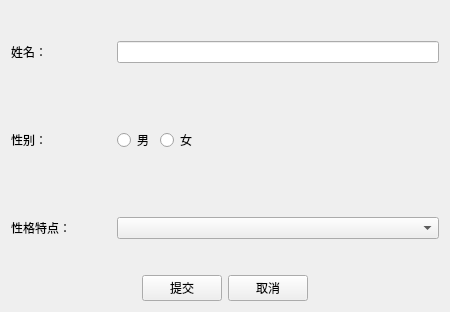
<?xml version="1.0" encoding="UTF-8"?>
<ui version="4.0">
 <class>UserInfoWindowExt</class>
 <widget class="QWidget" name="UserInfoWindowExt">
  <property name="geometry">
   <rect>
    <x>0</x>
    <y>0</y>
    <width>450</width>
    <height>312</height>
   </rect>
  </property>
  <property name="sizePolicy">
   <sizepolicy hsizetype="Expanding" vsizetype="Expanding">
    <horstretch>0</horstretch>
    <verstretch>0</verstretch>
   </sizepolicy>
  </property>
  <property name="windowTitle">
   <string>User information more</string>
  </property>
  <layout class="QVBoxLayout" name="verticalLayout">
   <item>
    <layout class="QHBoxLayout" name="horizontalLayout">
     <item>
      <widget class="QLabel" name="label">
       <property name="sizePolicy">
        <sizepolicy hsizetype="Fixed" vsizetype="Expanding">
         <horstretch>0</horstretch>
         <verstretch>0</verstretch>
        </sizepolicy>
       </property>
       <property name="minimumSize">
        <size>
         <width>100</width>
         <height>0</height>
        </size>
       </property>
       <property name="text">
        <string>姓名：</string>
       </property>
      </widget>
     </item>
     <item>
      <widget class="QLineEdit" name="lineEdit"/>
     </item>
    </layout>
   </item>
   <item>
    <layout class="QHBoxLayout" name="horizontalLayout_2">
     <item>
      <widget class="QLabel" name="label_2">
       <property name="sizePolicy">
        <sizepolicy hsizetype="Fixed" vsizetype="Expanding">
         <horstretch>0</horstretch>
         <verstretch>0</verstretch>
        </sizepolicy>
       </property>
       <property name="minimumSize">
        <size>
         <width>100</width>
         <height>0</height>
        </size>
       </property>
       <property name="text">
        <string>性别：</string>
       </property>
      </widget>
     </item>
     <item>
      <widget class="QRadioButton" name="radioButton">
       <property name="sizePolicy">
        <sizepolicy hsizetype="Fixed" vsizetype="Fixed">
         <horstretch>0</horstretch>
         <verstretch>0</verstretch>
        </sizepolicy>
       </property>
       <property name="text">
        <string>男</string>
       </property>
      </widget>
     </item>
     <item>
      <widget class="QRadioButton" name="radioButton_2">
       <property name="sizePolicy">
        <sizepolicy hsizetype="Fixed" vsizetype="Fixed">
         <horstretch>0</horstretch>
         <verstretch>0</verstretch>
        </sizepolicy>
       </property>
       <property name="text">
        <string>女</string>
       </property>
      </widget>
     </item>
     <item>
      <spacer name="horizontalSpacer">
       <property name="orientation">
        <enum>Qt::Horizontal</enum>
       </property>
       <property name="sizeHint" stdset="0">
        <size>
         <width>40</width>
         <height>20</height>
        </size>
       </property>
      </spacer>
     </item>
    </layout>
   </item>
   <item>
    <layout class="QHBoxLayout" name="horizontalLayout_3">
     <item>
      <widget class="QLabel" name="label_3">
       <property name="sizePolicy">
        <sizepolicy hsizetype="Fixed" vsizetype="Expanding">
         <horstretch>0</horstretch>
         <verstretch>0</verstretch>
        </sizepolicy>
       </property>
       <property name="minimumSize">
        <size>
         <width>100</width>
         <height>0</height>
        </size>
       </property>
       <property name="text">
        <string>性格特点：</string>
       </property>
      </widget>
     </item>
     <item>
      <widget class="QComboBox" name="comboBox">
       <property name="sizePolicy">
        <sizepolicy hsizetype="Expanding" vsizetype="Fixed">
         <horstretch>0</horstretch>
         <verstretch>0</verstretch>
        </sizepolicy>
       </property>
      </widget>
     </item>
    </layout>
   </item>
   <item>
    <layout class="QHBoxLayout" name="horizontalLayout_4">
     <item>
      <spacer name="horizontalSpacer_2">
       <property name="orientation">
        <enum>Qt::Horizontal</enum>
       </property>
       <property name="sizeHint" stdset="0">
        <size>
         <width>40</width>
         <height>20</height>
        </size>
       </property>
      </spacer>
     </item>
     <item>
      <widget class="QPushButton" name="pushButton">
       <property name="sizePolicy">
        <sizepolicy hsizetype="Fixed" vsizetype="Fixed">
         <horstretch>0</horstretch>
         <verstretch>0</verstretch>
        </sizepolicy>
       </property>
       <property name="text">
        <string>提交</string>
       </property>
      </widget>
     </item>
     <item>
      <widget class="QPushButton" name="pushButton_2">
       <property name="sizePolicy">
        <sizepolicy hsizetype="Fixed" vsizetype="Fixed">
         <horstretch>0</horstretch>
         <verstretch>0</verstretch>
        </sizepolicy>
       </property>
       <property name="text">
        <string>取消</string>
       </property>
      </widget>
     </item>
     <item>
      <spacer name="horizontalSpacer_3">
       <property name="orientation">
        <enum>Qt::Horizontal</enum>
       </property>
       <property name="sizeHint" stdset="0">
        <size>
         <width>40</width>
         <height>20</height>
        </size>
       </property>
      </spacer>
     </item>
    </layout>
   </item>
  </layout>
 </widget>
 <resources/>
 <connections/>
</ui>
